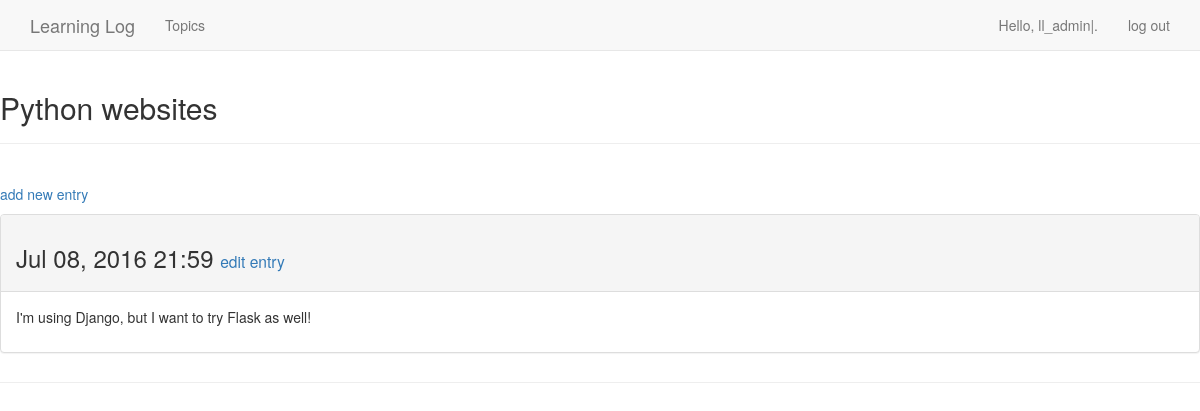
The app's page /topics/3/ (signed in), older data.
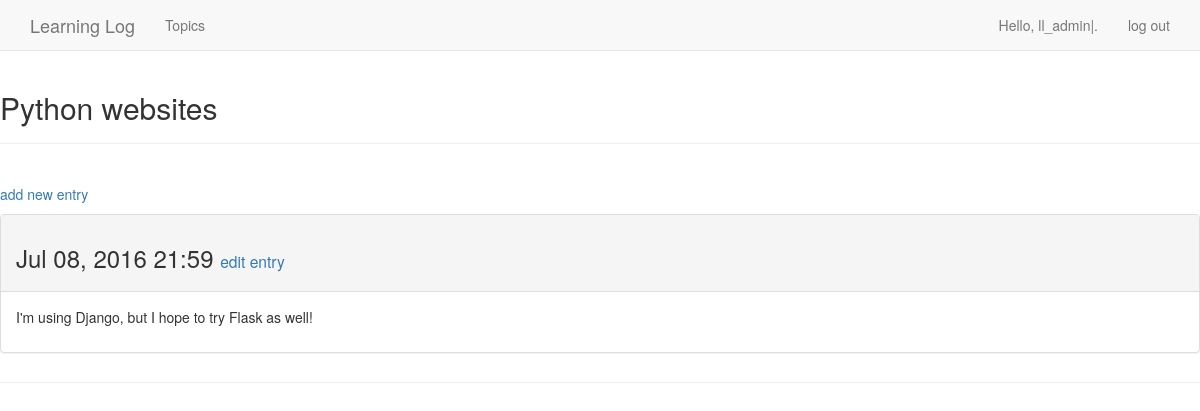
The same page, newer data.
### learning_logs/models.py (models this page shows, shortened)
class Entry(models.Model):
    topic = models.ForeignKey(Topic)
    text = models.TextField()
    date_added = models.DateTimeField(auto_now_add=True)
    class Meta:
        verbose_name_plural = 'entries'

### learning_logs/views.py (the view)
# urls.py: url(r'^topics/(?P<topic_id>\d+)/$', views.topic, name='topic'),
@login_required
def topic(request, topic_id):
    topic = Topic.objects.get(id=topic_id)
    if topic.owner != request.user:
        raise Http404
    entries = topic.entry_set.order_by('-date_added')
    context = {'topic': topic, 'entries': entries}
    return render(request, 'learning_logs/topic.html', context)

### learning_logs/models.py (called while the page is built)
    def __str__(self):
        return self.text

### learning_logs/templates/learning_logs/topic.html
{% extends "learning_logs/base.html" %}
{% block header %}
    <h2>{{ topic }}</h2>
{% endblock header %}
{% block content %}
    <p>
        <a href="{% url 'learning_logs:new_entry' topic.id %}">add new entry</a>
    </p>
            {% for entry in entries %}
                <div class="panel panel-default">
                    <div class="panel-heading">
                        <h3>
                            {{ entry.date_added|date:'M d, Y H:i' }}
                            <small>
                                <a href="{% url 'learning_logs:edit_entry' entry.id %}">edit entry</a>
                            </small>
                        </h3>
                    </div>
                    <div class="panel-body">
                        {{ entry.text|linebreaks }}
                    </div>
                </div>
            {% empty %}
                There are no entries for this topic yet.
            {% endfor %}
{% endblock content %}

Row changes from the older to the newer data that the page shows:
changed Entry: text "I'm using Django, but I want to try Flask as well!" → "I'm using Django, but I hope to try Flask as well!"
